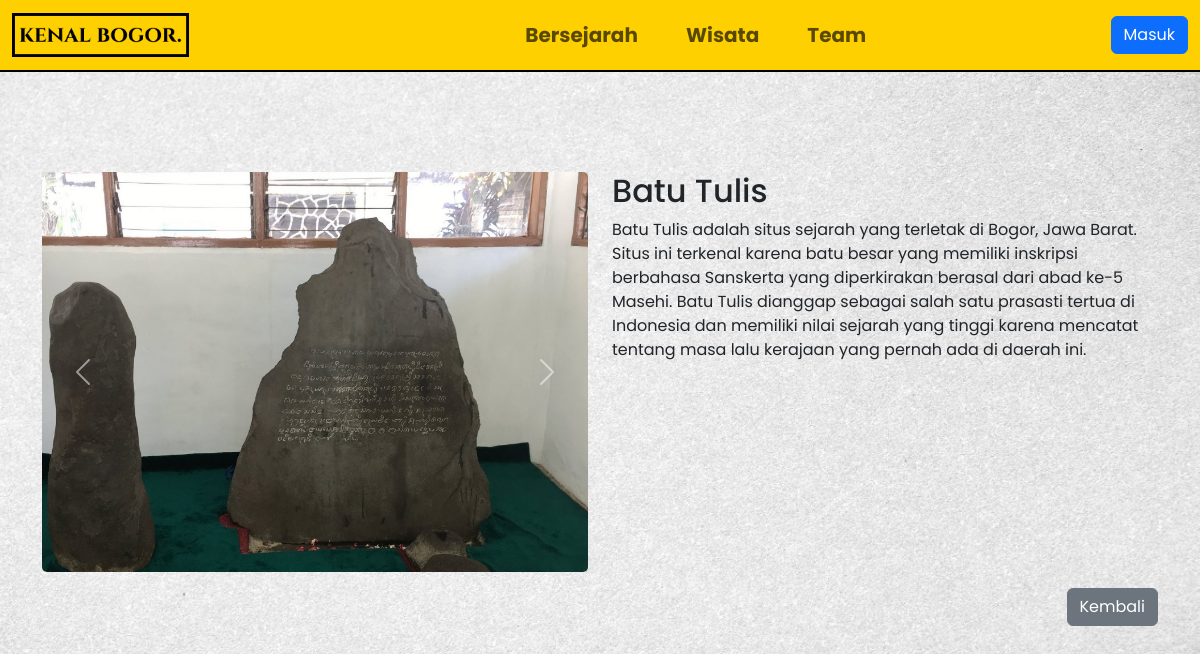
The app's page /tempatSejarahDetailPage.php?id=4 with its own data.
### tables this page shows
CREATE TABLE IF NOT EXISTS `tempat_bersejarah` (
  `id` int(11) NOT NULL AUTO_INCREMENT,
  `nama_tempat` varchar(50) NOT NULL,
  `deskripsi` varchar(1000) NOT NULL,
  `gambar1` varchar(50) NOT NULL,
  `gambar2` varchar(50) DEFAULT NULL,
  `gambar3` varchar(50) DEFAULT NULL,
  `maps` varchar(400) DEFAULT NULL,
  PRIMARY KEY (`id`)
);

### tempatSejarahDetailPage.php (the view, shortened to what this page needs)
<?php
include('connection/connection.php');
include('layout/header.php');
?>
<!DOCTYPE html>
<html lang="en">
<head>
    <link href="https://cdn.jsdelivr.net/npm/bootstrap@5.3.3/dist/css/bootstrap.min.css" rel="stylesheet">
    <link rel="stylesheet" href="css/style.css">
</head>
<body>
    <div class="container tempat-detail">
        <?php
        if (isset($_GET['id'])) {
            $id = $_GET['id'];
            $query = "SELECT * FROM tempat_bersejarah WHERE id=?";
            $stmt = $conn->prepare($query);
            $stmt->bind_param("i", $id);
            $stmt->execute();
            $result = $stmt->get_result();
            if ($result->num_rows === 1) {
                $row = $result->fetch_assoc();
        ?>
                <div class="row">
                    <div class="col-md-6">
                        <div id="carouselExampleSlidesOnly" class="carousel slide" data-bs-ride="carousel">
                            <div class="carousel-inner">
                                <div class="carousel-item active">
                                    <img src="assets/Tempat Bersejarah/<?php echo $row['gambar1']; ?>" class="carousel-image" alt="...">
                                </div>
                            </div>
                            <button class="carousel-control-prev" type="button" data-bs-target="#carouselExampleSlidesOnly" data-bs-slide="prev">
                                <span class="carousel-control-prev-icon" aria-hidden="true"></span>
                            </button>
                            <button class="carousel-control-next" type="button" data-bs-target="#carouselExampleSlidesOnly" data-bs-slide="next">
                                <span class="carousel-control-next-icon" aria-hidden="true"></span>
                            </button>
                        </div>
                    </div>
                    <div class="col-md-6">
                        <h2><?php echo $row['nama_tempat']; ?></h2>
                        <p><?php echo $row['deskripsi']; ?></p>
                    </div>
                </div>
        <?php
            } else {
                echo "ID Lebih dari satu";
            }
        } else {
            echo "Parameter ID tidak ditemukan.";
        }
        ?>
    </div>
    <div class="container mt-3">
        <div class="row">
            <div class="col-md-12">
                <a href="tempatSejarahPage.php" class="btn btn-secondary float-md-end mb-3">Kembali</a>
            </div>
        </div>
    </div>
</body>
</html>

### css/style.css (style rules this page uses)
* { font-family: 'Poppins', sans-serif; }
body { background-image: url('/assets/Background.jpeg'); background-size: cover; background-repeat: no-repeat; background-position: center center; background-attachment: fixed; }
.carousel-image { box-shadow: 1px 1px 5px 1px rgba(0, 0, 0, 0.1); border-radius: 5px; height: 400px; object-fit: cover; width: 100%; }
.tempat-detail { margin-top: 100px; }

### records on screen
tempat_bersejarah: gambar1 (picture), nama_tempat "Batu Tulis", deskripsi "Batu Tulis adalah situs sejarah yang terletak di Bogor, Jawa Barat. Situs ini terkenal karena batu besar yang memiliki inskripsi berbahasa Sanskerta yang diperkirakan berasal dari abad ke-5 Masehi. Batu Tulis dianggap sebagai salah satu prasasti tertua di Indonesia dan memiliki nilai sejarah yang tinggi karena mencatat tentang masa lalu kerajaan yang pernah ada di daerah ini."
